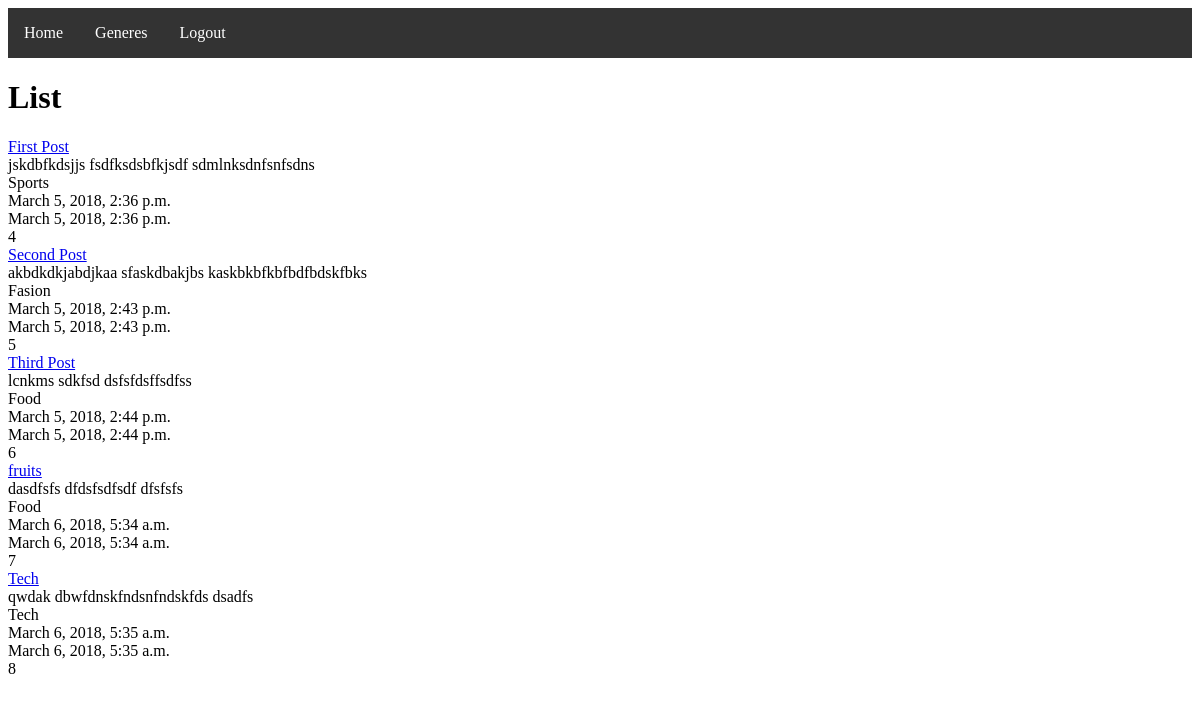
The app's page / (signed in) with its own data.
### posts/models.py (models this page shows, shortened)
class Post(models.Model):
    title = models.CharField(max_length=128)
    content = models.TextField()
    category = models.CharField(max_length=128)
    updated = models.DateTimeField(auto_now=True, auto_now_add=False)
    timestamp = models.DateTimeField(auto_now=False, auto_now_add=True)
    def get_absolute_url(self):
        return  reverse("posts:detail", kwargs={ "id":self.id})

### posts/views.py (the view)
# urls.py: url(r'^$', post_list),
def post_list(request):
    if (request.user.is_authenticated):
        username = request.user.username
    obj = UsersCategories.objects.filter(user=username)
    queryset1= Post.objects.none()
    for i in obj:
        queryset2 = Post.objects.filter(category=i.category)
        queryset1=(queryset1 | queryset2)
    context = {
        "object_list": queryset1,
        "title":"List"
    }
    return render(request,"index.html",context)

### templates/index.html (shortened to what this page needs)
<!DOCTYPE html>
<html lang="en">
<head>
</head>
<body>
<ul>
  <li><a href="">Home</a></li>
  <li><a href="/category">Generes</a></li>
  <li><a href="/logout">Logout</a></li>
</ul>
<h1>{{title}}</h1>
{% for obj in object_list %}
<a href='{{ obj.get_absolute_url }}'>{{ obj.title }}</a><br>
{{ obj.content }}<br>
{{ obj.category }}<br>
{{ obj.timestamp }}<br>
{{ obj.updated }}<br>
{{ obj.id }}<br>
{% endfor %}
</body>
</html>

### templates/index.html (style rules this page uses)
ul { list-style-type: none; margin: 0; padding: 0; overflow: hidden; background-color: #333333; }
li { float: left; }
li a { display: block; color: white; text-align: center; padding: 16px; text-decoration: none; }

### records on screen
Post: title "First Post", content "jskdbfkdsjjs fsdfksdsbfkjsdf sdmlnksdnfsnfsdns", category "Sports", timestamp "March 5, 2018, 2:36 p.m.", updated "March 5, 2018, 2:36 p.m.", id "4"
Post: title "Second Post", content "akbdkdkjabdjkaa sfaskdbakjbs kaskbkbfkbfbdfbdskfbks", category "Fasion", timestamp "March 5, 2018, 2:43 p.m.", updated "March 5, 2018, 2:43 p.m.", id "5"
Post: title "Third Post", content "lcnkms sdkfsd dsfsfdsffsdfss", category "Food", timestamp "March 5, 2018, 2:44 p.m.", updated "March 5, 2018, 2:44 p.m.", id "6"
Post: title "fruits", content "dasdfsfs dfdsfsdfsdf dfsfsfs", category "Food", timestamp "March 6, 2018, 5:34 a.m.", updated "March 6, 2018, 5:34 a.m.", id "7"
Post: title "Tech", content "qwdak dbwfdnskfndsnfndskfds dsadfs", category "Tech", timestamp "March 6, 2018, 5:35 a.m.", updated "March 6, 2018, 5:35 a.m.", id "8"

### other values on screen
{{ title }} "List"
